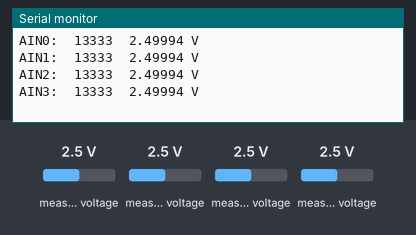
A sketch run on a simulated ESP32. On the bench: the last lines printed to the serial monitor. Inputs (shaded band) come from the test bench; at power-on: measured voltage 2.5 V.

Above: at 1.2 s.
1.3 s: measured voltage (sensor 200) set to 0.1 V
4.3 s: measured voltage (sensor 201) set to 1.2 V
At 6.1 s:
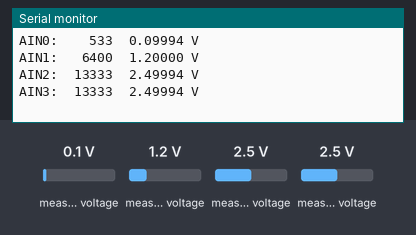
7.3 s: measured voltage (sensor 202) set to 0.1 V
At 8.2 s:
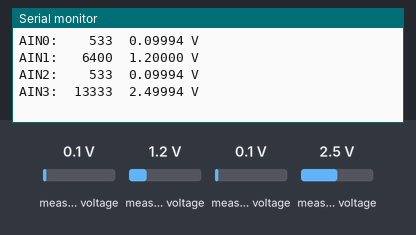
8.8 s: measured voltage (sensor 203) set to 0.1 V
At 10.1 s:
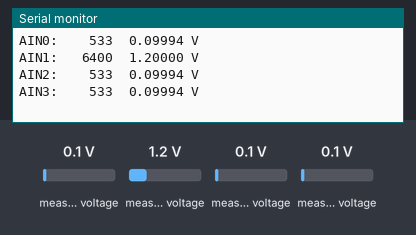
10.3 s: measured voltage (sensor 200) set to 1.2 V
11.8 s: measured voltage (sensor 201) set to 0.1 V
At 13.4 s:
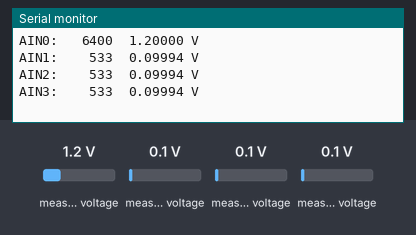
Timing chart, 0 to 14.3 s (numbered marks = the images above; inputs shaded):
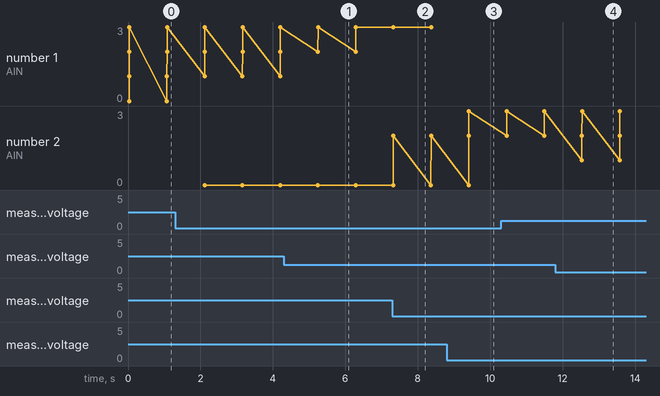

The sketch:

analog_To_I2C.ino
```cpp
#include <Wire.h>
#include <Adafruit_ADS1X15.h>

Adafruit_ADS1115 ads;

#define SDA_PIN 21
#define SCL_PIN 22

void setup(void)
{
  Serial.begin(115200);
  Serial.println("ESP32 + ADS1115 Example");

  // เริ่มต้น I2C โดยกำหนดขา SDA, SCL เอง
  Wire.begin(SDA_PIN, SCL_PIN, 400000); // 400kHz I2C speed

  // เริ่มต้น ADS1115
  if (!ads.begin(0x48, &Wire)) {  // 0x48 คือ I2C address ปกติ
    Serial.println("❌ Failed to initialize ADS1115!");
    while (1);
  }

  // ตั้งค่า gain (ช่วงแรงดันอินพุต)
  ads.setGain(GAIN_TWOTHIRDS);

  Serial.println("ADS1115 Initialized!");
}

void loop(void)
{
  int16_t adc0, adc1, adc2, adc3;
  float volts0, volts1, volts2, volts3;

  // อ่านค่า 4 ช่องของ ADS1115
  adc0 = ads.readADC_SingleEnded(0);
  adc1 = ads.readADC_SingleEnded(1);
  adc2 = ads.readADC_SingleEnded(2);
  adc3 = ads.readADC_SingleEnded(3);

  // แปลงค่าเป็นโวลต์
  volts0 = ads.computeVolts(adc0);
  volts1 = ads.computeVolts(adc1);
  volts2 = ads.computeVolts(adc2);
  volts3 = ads.computeVolts(adc3);

  // แสดงผล
  Serial.println("-----------------------------------------------------------");
  Serial.printf("AIN0: %6d  %7.5f V\n", adc0, volts0);
  Serial.printf("AIN1: %6d  %7.5f V\n", adc1, volts1);
  Serial.printf("AIN2: %6d  %7.5f V\n", adc2, volts2);
  Serial.printf("AIN3: %6d  %7.5f V\n", adc3, volts3);

  delay(1000);
}
```

Measured:
- after the input at 4.3 s, the serial monitor: prints a new line after 0.94 s (image 1)
- after the input at 7.3 s, the serial monitor: prints a new line at once (image 2)
- after the input at 8.8 s, the serial monitor: prints a new line after 0.61 s (image 3)
- after the input at 11.8 s, the serial monitor: prints a new line after 0.73 s (image 4)
